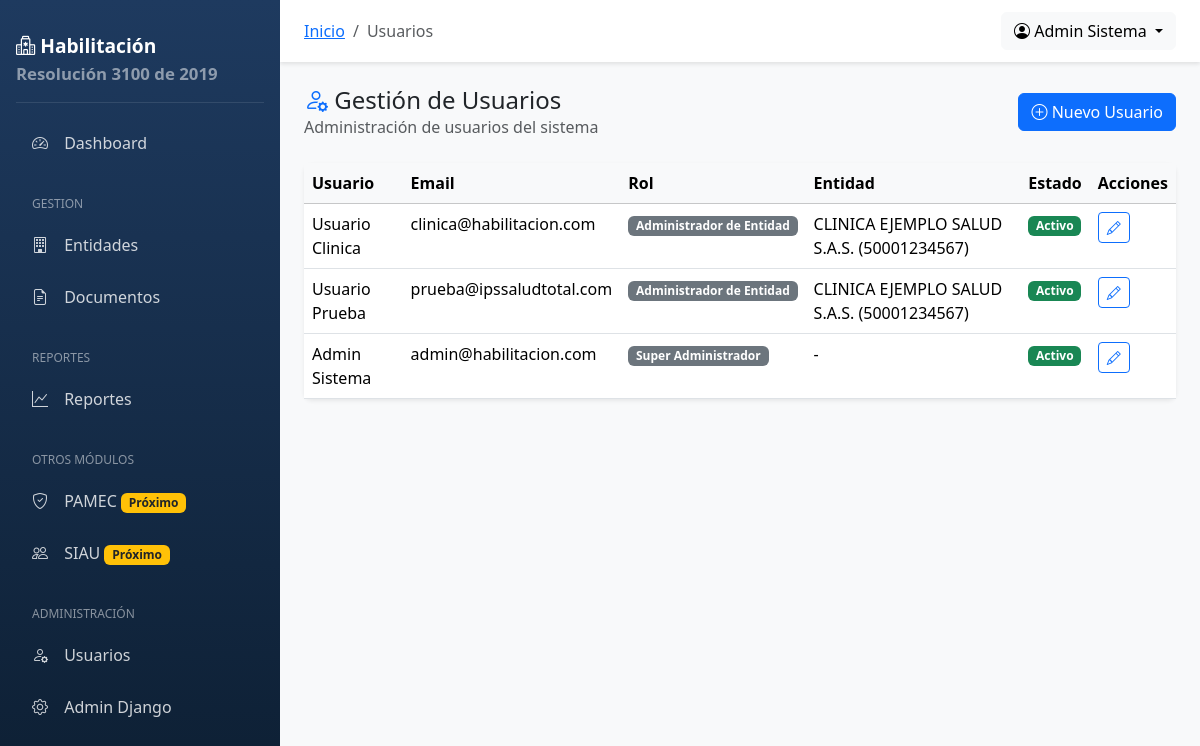
The page /usuarios/lista/ (signed in) on the database as committed earlier.
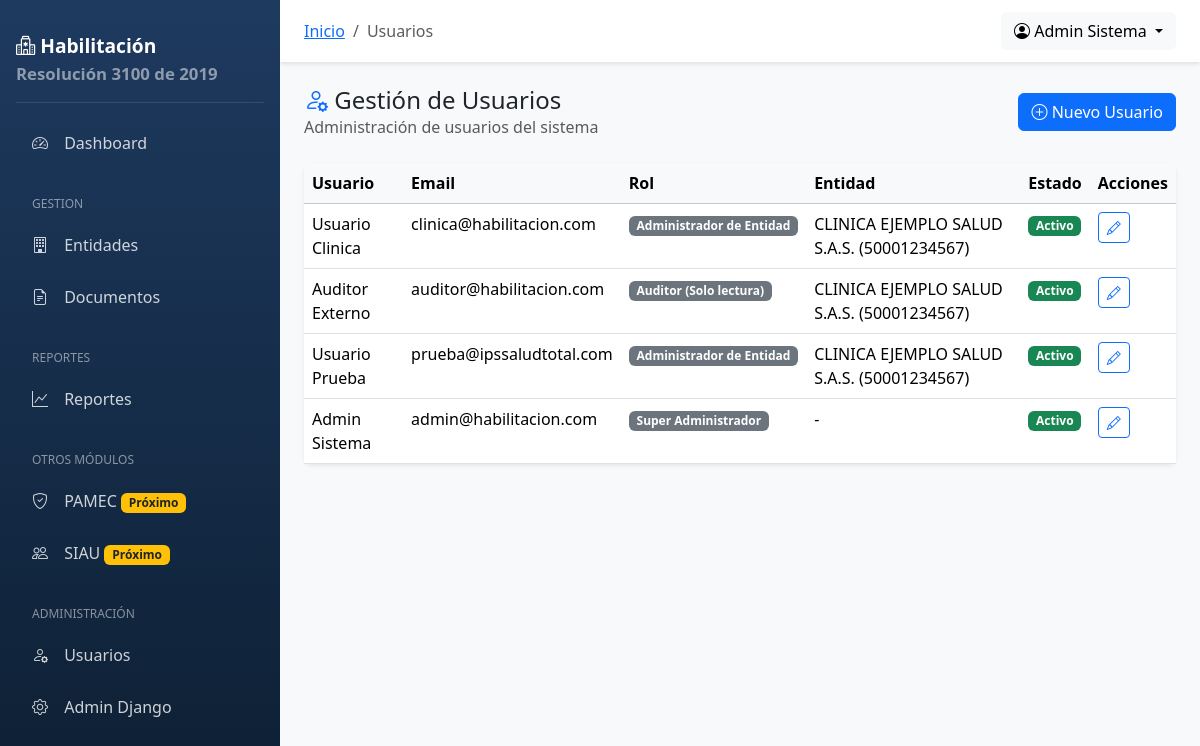
The same page on the database as committed later.
### usuarios/models.py (models this page shows, shortened)
class Usuario(AbstractUser):
    ROLES = [
        ('SUPER', 'Super Administrador'),
        ('ADMIN', 'Administrador de Entidad'),
        ('AUDITOR', 'Auditor (Solo lectura)'),
        ('CALIDAD', 'Responsable de Calidad'),
        ('EVALUADOR', 'Evaluador'),
        ('APROBADOR', 'Aprobador'),
        ('CONSULTOR', 'Consultor (Solo lectura)'),
    ]
    username = None  # Deshabilitamos username, usamos email
    email = models.EmailField('Correo electrónico', unique=True)
    primer_nombre = models.CharField('Primer nombre', max_length=50)
    segundo_nombre = models.CharField('Segundo nombre', max_length=50, blank=True)
    primer_apellido = models.CharField('Primer apellido', max_length=50)
    segundo_apellido = models.CharField('Segundo apellido', max_length=50, blank=True)
    documento_identidad = models.CharField('Documento de identidad', max_length=20, blank=True)
    telefono = models.CharField('Teléfono', max_length=20, blank=True)
    cargo = models.CharField('Cargo', max_length=100, blank=True)
    rol = models.CharField('Rol', max_length=20, choices=ROLES, default='CONSULTOR')
    entidad = models.ForeignKey(
        'entidades.EntidadPrestadora',
        on_delete=models.SET_NULL,
        null=True,
        blank=True,
        related_name='usuarios',
        verbose_name='Entidad Prestadora'
    )
    sedes = models.ManyToManyField(
        'entidades.Sede',
        blank=True,
        related_name='usuarios',
        verbose_name='Sedes asignadas'
    )
    foto = models.ImageField('Foto de perfil', upload_to='usuarios/fotos/', blank=True, null=True)
    fecha_ultimo_acceso = models.DateTimeField('Último acceso', null=True, blank=True)
    creado_por = models.ForeignKey(
        'self',
        on_delete=models.SET_NULL,
        null=True,
        blank=True,
        related_name='usuarios_creados'
    )
    objects = UsuarioManager()
    USERNAME_FIELD = 'email'
    REQUIRED_FIELDS = ['primer_nombre', 'primer_apellido']
    class Meta:
        verbose_name = 'Usuario'
        verbose_name_plural = 'Usuarios'
        ordering = ['primer_apellido', 'primer_nombre']
    @property
    def nombre_completo(self):
        nombres = f"{self.primer_nombre} {self.segundo_nombre}".strip()
        apellidos = f"{self.primer_apellido} {self.segundo_apellido}".strip()
        return f"{nombres} {apellidos}".strip()
    @property
    def es_administrador(self):
        return self.rol in ['SUPER', 'ADMIN']

### entidades/models.py (models this page shows, shortened)
class EntidadPrestadora(models.Model):
    ESTADOS = [
        ('ACTIVO', 'Activo'),
        ('INACTIVO', 'Inactivo'),
        ('SUSPENDIDO', 'Suspendido'),
        ('EN_PROCESO', 'En proceso de habilitación'),
    ]
    tipo_prestador = models.ForeignKey(
        TipoPrestador,
        on_delete=models.PROTECT,
        verbose_name='Tipo de prestador'
    )
    razon_social = models.CharField('Razón social', max_length=300)
    nombre_comercial = models.CharField('Nombre comercial', max_length=300, blank=True)
    nit = models.CharField('NIT', max_length=20, unique=True)
    digito_verificacion = models.CharField('Dígito de verificación', max_length=1)
    codigo_reps = models.CharField('Código REPS', max_length=20, unique=True, blank=True, null=True)
    representante_legal = models.CharField('Representante legal', max_length=200)
    documento_representante = models.CharField('Documento representante', max_length=20)
    departamento = models.ForeignKey(
        Departamento,
        on_delete=models.PROTECT,
        verbose_name='Departamento'
    )
    municipio = models.ForeignKey(
        Municipio,
        on_delete=models.PROTECT,
        verbose_name='Municipio'
    )
    direccion = models.CharField('Dirección', max_length=300)
    telefono = models.CharField('Teléfono', max_length=50)
    email = models.EmailField('Correo electrónico')
    sitio_web = models.URLField('Sitio web', blank=True)
    logo = models.ImageField('Logo', upload_to='entidades/logos/', blank=True, null=True)
    gerente = models.CharField('Gerente/Director', max_length=200, blank=True)
    responsable_calidad = models.CharField('Responsable de calidad', max_length=200, blank=True)
    estado = models.CharField('Estado', max_length=20, choices=ESTADOS, default='EN_PROCESO')
    fecha_inscripcion_reps = models.DateField('Fecha inscripción REPS', null=True, blank=True)
    fecha_vencimiento_habilitacion = models.DateField('Fecha vencimiento habilitación', null=True, blank=True)
    fecha_creacion = models.DateTimeField('Fecha de creación', auto_now_add=True)
    fecha_modificacion = models.DateTimeField('Fecha de modificación', auto_now=True)
    creado_por = models.ForeignKey(
        settings.AUTH_USER_MODEL,
        on_delete=models.SET_NULL,
        null=True,
        blank=True,
        related_name='entidades_creadas'
    )
    class Meta:
        verbose_name = 'Entidad Prestadora'
        verbose_name_plural = 'Entidades Prestadoras'
        ordering = ['razon_social']
    def __str__(self):
        return f"{self.razon_social} ({self.codigo_reps or 'Sin REPS'})"

### usuarios/views.py (the view)
# urls.py: path('lista/', views.lista_usuarios, name='lista'),
@login_required
def lista_usuarios(request):
    if not request.user.es_administrador:
        messages.error(request, 'No tiene permisos para ver esta página.')
        return redirect('core:dashboard')
    usuarios = Usuario.objects.all()
    if request.user.rol != 'SUPER' and request.user.entidad:
        usuarios = usuarios.filter(entidad=request.user.entidad)
    return render(request, 'usuarios/lista.html', {
        'titulo': 'Usuarios',
        'usuarios': usuarios,
    })

### core/context_processors.py (called while the page is built)
def global_settings(request):
    context = {
        'SISTEMA_NOMBRE': 'Sistema de Habilitación de Servicios de Salud',
        'SISTEMA_VERSION': '1.0.0',
        'RESOLUCION': 'Resolución 3100 de 2019',
        'HABILITACION_CONFIG': settings.HABILITACION_CONFIG,
    }
    if request.user.is_authenticated:
        context['entidad_actual'] = getattr(request.user, 'entidad', None)
        context['sedes_usuario'] = request.user.sedes.all() if hasattr(request.user, 'sedes') else []
    return context

### templates/usuarios/lista.html (shortened to what this page needs)
{% extends 'base.html' %}
{% block breadcrumb %}
<li class="breadcrumb-item active">Usuarios</li>
{% endblock %}
{% block content %}
<div class="row mb-4">
    <div class="col-12 d-flex justify-content-between align-items-center">
        <div>
            <h4 class="mb-0">
                <i class="bi bi-person-gear text-primary"></i>
                Gestión de Usuarios
            </h4>
            <p class="text-muted mb-0">Administración de usuarios del sistema</p>
        </div>
        <a href="{% url 'usuarios:crear' %}" class="btn btn-primary">
            <i class="bi bi-plus-circle"></i> Nuevo Usuario
        </a>
    </div>
</div>
<div class="card">
    <div class="card-body p-0">
        <div class="table-responsive">
            <table class="table table-hover mb-0">
                <thead class="table-light">
                    <tr>
                        <th>Usuario</th>
                        <th>Email</th>
                        <th>Rol</th>
                        <th>Entidad</th>
                        <th>Estado</th>
                        <th>Acciones</th>
                    </tr>
                </thead>
                <tbody>
                    {% for usuario in usuarios %}
                    <tr>
                        <td>{{ usuario.nombre_completo }}</td>
                        <td>{{ usuario.email }}</td>
                        <td><span class="badge bg-secondary">{{ usuario.get_rol_display }}</span></td>
                        <td>{{ usuario.entidad|default:"-" }}</td>
                        <td>
                            {% if usuario.is_active %}
                            <span class="badge bg-success">Activo</span>
                            {% else %}
                            <span class="badge bg-danger">Inactivo</span>
                            {% endif %}
                        </td>
                        <td>
                            <a href="{% url 'usuarios:editar' usuario.pk %}" class="btn btn-sm btn-outline-primary">
                                <i class="bi bi-pencil"></i>
                            </a>
                        </td>
                    </tr>
                    {% empty %}
                    <tr>
                        <td colspan="6" class="text-center text-muted py-4">No hay usuarios registrados</td>
                    </tr>
                    {% endfor %}
                </tbody>
            </table>
        </div>
    </div>
</div>
{% endblock %}

### templates/base.html (shortened to what this page needs)
{% load static %}
<!DOCTYPE html>
<html lang="es">
<head>
    <link href="https://cdn.jsdelivr.net/npm/bootstrap@5.3.2/dist/css/bootstrap.min.css" rel="stylesheet">
    <link href="https://cdn.jsdelivr.net/npm/bootstrap-icons@1.11.1/font/bootstrap-icons.css" rel="stylesheet">
</head>
<body>
    {% if user.is_authenticated %}
    <nav class="sidebar">
        <div class="brand">
            <i class="bi bi-hospital"></i> Habilitación
            <small class="d-block text-white-50">{{ RESOLUCION }}</small>
        </div>
        <ul class="nav flex-column">
            <li class="nav-item">
                <a class="nav-link {% if request.resolver_match.url_name == 'dashboard' %}active{% endif %}" href="{% url 'core:dashboard' %}">
                    <i class="bi bi-speedometer2"></i> Dashboard
                </a>
            </li>
            <li class="nav-section">Gestion</li>
            <li class="nav-item">
                <a class="nav-link" href="{% url 'entidades:lista' %}">
                    <i class="bi bi-building"></i> Entidades
                </a>
            </li>
            <li class="nav-item">
                <a class="nav-link" href="{% url 'documentos:lista' %}">
                    <i class="bi bi-file-earmark-text"></i> Documentos
                </a>
            </li>
            <li class="nav-section">Reportes</li>
            <li class="nav-item">
                <a class="nav-link" href="{% url 'reportes:dashboard' %}">
                    <i class="bi bi-graph-up"></i> Reportes
                </a>
            </li>
            <li class="nav-section">Otros Módulos</li>
            <li class="nav-item">
                <a class="nav-link" href="{% url 'pamec:dashboard' %}">
                    <i class="bi bi-shield-check"></i> PAMEC
                    <span class="badge bg-warning text-dark ms-auto">Próximo</span>
                </a>
            </li>
            <li class="nav-item">
                <a class="nav-link" href="{% url 'siau:dashboard' %}">
                    <i class="bi bi-people"></i> SIAU
                    <span class="badge bg-warning text-dark ms-auto">Próximo</span>
                </a>
            </li>
            {% if user.es_administrador %}
            <li class="nav-section">Administración</li>
            <li class="nav-item">
                <a class="nav-link" href="{% url 'usuarios:lista' %}">
                    <i class="bi bi-person-gear"></i> Usuarios
                </a>
            </li>
            <li class="nav-item">
                <a class="nav-link" href="{% url 'admin:index' %}">
                    <i class="bi bi-gear"></i> Admin Django
                </a>
            </li>
            {% endif %}
        </ul>
    </nav>
    <main class="main-content">
        <nav class="navbar-top d-flex justify-content-between align-items-center">
            <div>
                <nav aria-label="breadcrumb" class="d-inline-block">
                    <ol class="breadcrumb mb-0">
                        <li class="breadcrumb-item"><a href="{% url 'core:dashboard' %}">Inicio</a></li>
                        {% block breadcrumb %}{% endblock %}
                    </ol>
                </nav>
            </div>
            <div class="d-flex align-items-center">
                <div class="dropdown">
                    <a class="btn btn-light dropdown-toggle" href="#" role="button" data-bs-toggle="dropdown">
                        <i class="bi bi-person-circle"></i> {{ user.nombre_completo|default:user.email }}
                    </a>
                </div>
            </div>
        </nav>
        <div class="content-wrapper">
            {% block content %}{% endblock %}
        </div>
    </main>
    {% else %}
    <div class="container">
        {% block auth_content %}{% endblock %}
    </div>
    {% endif %}
</body>
</html>

Rows that differ between the two databases and show on the page:
added Usuario: nombre_completo "Auditor Externo", email "auditor@habilitacion.com", rol "Auditor (Solo lectura)", entidad "CLINICA EJEMPLO SALUD S.A.S. (50001234567)", is_active "Activo"
